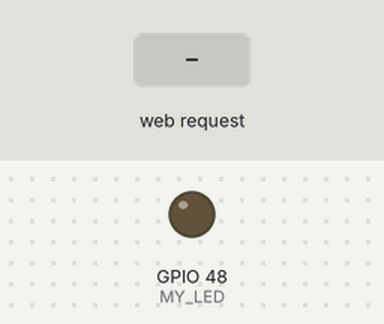
Recording of a sketch running on a simulated ESP32-S3. On the bench: output pins drawn as LEDs (lit = HIGH). Inputs (shaded band) come from the test bench. WiFi joins after 1.5 s; servers stay silent unless stated; what the sketch prints to the serial monitor is not drawn.

Above: at 2.7 s.
2.8 s: HTTP request GET /ECO received
At 4.0 s:
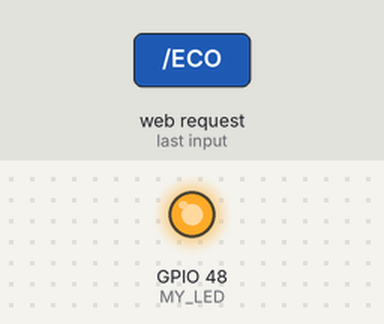
4.3 s: HTTP request GET /NORMAL received
At 5.3 s:
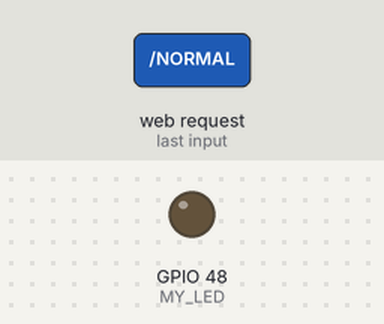
Timing chart, 0 to 7.3 s (numbered marks = the images above; inputs shaded):
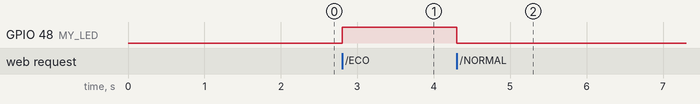

The sketch:

EcoLogic_ESP32.ino
```cpp
#include <WiFi.h>
#include <WebServer.h>

// NETWORK CREDENTIALS
// These must match your WIFI settings
const char* ssid = "YOUR WIFI";
const char* password = "YOUR PASSWORD";

// HARDWARE CONFIGURATION
// Pin 48 is the built-in RGB LED on most ESP32-S3 DevKits.
#define MY_LED 48

// Initialize the web server on port 80 (standard HTTP port)
WebServer server(80);

/**
 * Handle "ECO" requests from Python.*/
void handleEco() {
  digitalWrite(MY_LED, HIGH); // Turn LED ON (Physical signal for Eco Mode)
  server.send(200, "text/plain", "ECO MODE ACTIVE");
  Serial.println(">>> HTTP Command Received: Switching to ECO MODE");
}

/**
 * Handle "NORMAL" requests from Python.
 */
void handleNormal() {
  digitalWrite(MY_LED, LOW); // Turn LED OFF (Physical signal for Normal Mode)
  server.send(200, "text/plain", "NORMAL MODE ACTIVE");
  Serial.println(">>> HTTP Command Received: Switching to NORMAL MODE");
}

void setup() {
  // Start serial communication for debugging
  Serial.begin(115200);

  // Set the LED pin as an output
  pinMode(MY_LED, OUTPUT);

  //WIFI CONNECTION
  Serial.print("Connecting to WiFi");
  WiFi.begin(ssid, password);

  // Wait until connected
  while (WiFi.status() != WL_CONNECTED) {
    delay(500);
    Serial.print(".");
  }

  // Display the IP address
  Serial.println("\n[SUCCESS] WiFi Connected!");
  Serial.print("IP Address: ");
  Serial.println(WiFi.localIP());

  //SERVER ROUTING
  // Link the URL paths to the functions defined above
  server.on("/ECO", handleEco);
  server.on("/NORMAL", handleNormal);

  // Start the server
  server.begin();
  Serial.println("HTTP Server Started. Ready for AI commands.");
}

void loop() {
  // Continuously check for incoming HTTP requests from the Python Vision script
  server.handleClient();
}
```

Measured:
- after the input at 2.8 s, GPIO 48 (MY_LED): LOW → HIGH at once
- after the input at 4.3 s, GPIO 48 (MY_LED): HIGH → LOW at once
